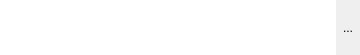
<?xml version="1.0" encoding="UTF-8"?>
<ui version="4.0">
 <class>ColorEditorWidget</class>
 <widget class="QWidget" name="ColorEditorWidget">
  <property name="geometry">
   <rect>
    <x>0</x>
    <y>0</y>
    <width>360</width>
    <height>55</height>
   </rect>
  </property>
  <property name="windowTitle">
   <string>Form</string>
  </property>
  <property name="autoFillBackground">
   <bool>true</bool>
  </property>
  <layout class="QHBoxLayout" name="horizontalLayout">
   <property name="spacing">
    <number>0</number>
   </property>
   <property name="leftMargin">
    <number>0</number>
   </property>
   <property name="topMargin">
    <number>0</number>
   </property>
   <property name="rightMargin">
    <number>0</number>
   </property>
   <property name="bottomMargin">
    <number>0</number>
   </property>
   <item>
    <widget class="QLineEdit" name="line_edit">
     <property name="sizePolicy">
      <sizepolicy hsizetype="Expanding" vsizetype="Expanding">
       <horstretch>0</horstretch>
       <verstretch>0</verstretch>
      </sizepolicy>
     </property>
     <property name="frame">
      <bool>false</bool>
     </property>
     <property name="readOnly">
      <bool>true</bool>
     </property>
    </widget>
   </item>
   <item>
    <widget class="QToolButton" name="edit_button">
     <property name="sizePolicy">
      <sizepolicy hsizetype="Fixed" vsizetype="Expanding">
       <horstretch>0</horstretch>
       <verstretch>0</verstretch>
      </sizepolicy>
     </property>
     <property name="toolTip">
      <string>Show color editor</string>
     </property>
     <property name="text">
      <string>...</string>
     </property>
     <property name="autoRaise">
      <bool>true</bool>
     </property>
    </widget>
   </item>
  </layout>
 </widget>
 <resources/>
 <connections/>
</ui>
